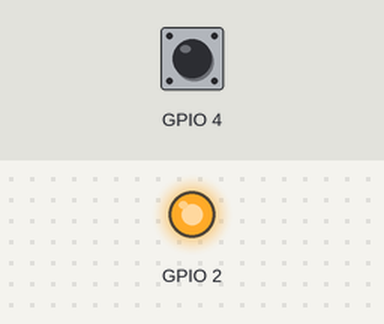
This sketch was run on a simulated ESP32. Parts: output pins drawn as LEDs (lit = HIGH). The inputs (shaded band) are chosen by the test bench; at power-on: GPIO 4 HIGH. What the sketch prints to the serial monitor is not drawn.

Above: at 0.1 s.
Timing chart, 0 to 1.6 s (numbered marks = the images above):
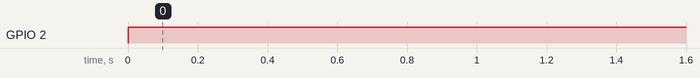

The sketch:

touch_switch.ino
```cpp
int V;
void setup() {
  // put your setup code here, to run once:
  pinMode(2,OUTPUT);
  pinMode(4,INPUT);
  Serial.begin(300);

}

void loop() {
  // put your main code here, to run repeatedly:
 V = touchRead(4);
 Serial.println(V);
 if (V<80)
  digitalWrite(2,HIGH);
 else
  digitalWrite(2,LOW);

}
```

Measured:
- by itself, GPIO 2: LOW → HIGH at 0.00 s
